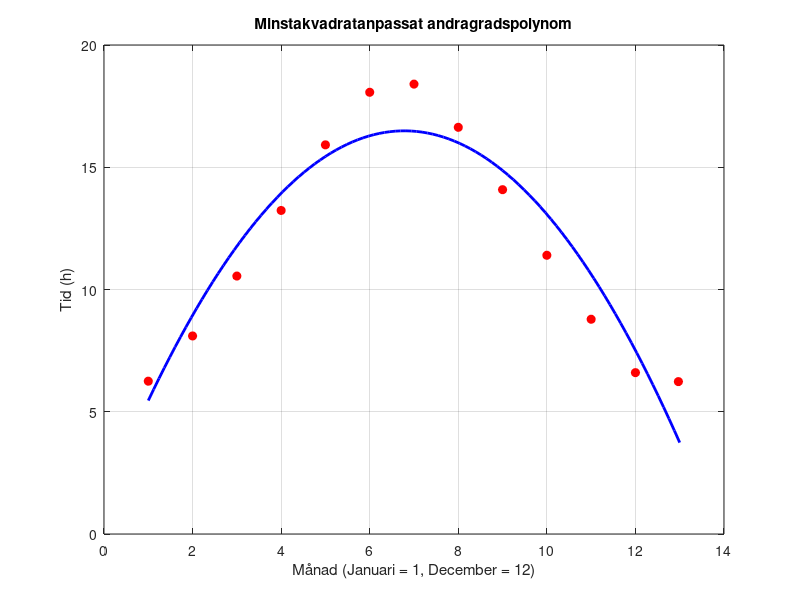

This chart was generated by the following MATLAB code:
clc, clearvars

% Definiera data
x = [1 2 3 4 5 6 7 8 9 10 11 12 12.97]; % Månad som numeriskt värde
y = [6.25 8.10 10.55 13.2333 15.9167 18.0667 18.40 16.6333 14.0833 11.40 8.7833 6.60 6.2333]; % Tid i timmar

% Anpassa ett andragradspolynom
p = polyfit(x, y, 2);

% Visa koefficienterna
disp('Koefficienter för andragradspolynomet:');
disp(p);

% Plot för att visualisera anpassningen
x_fit = linspace(1, 13, 100); % Skapa ett finare x-nät
y_fit = polyval(p, x_fit); % Beräkna y-värden med polynomet

plot(x, y, 'ro', 'MarkerFaceColor', 'r'); % Rita data
hold on;
plot(x_fit, y_fit, 'b-', 'LineWidth', 2); % Rita det anpassade polynomet
xlabel('Månad (Januari = 1, December = 12)');
ylabel('Tid (h)');
title('Minstakvadratanpassat andragradspolynom');
grid on;
hold off;
